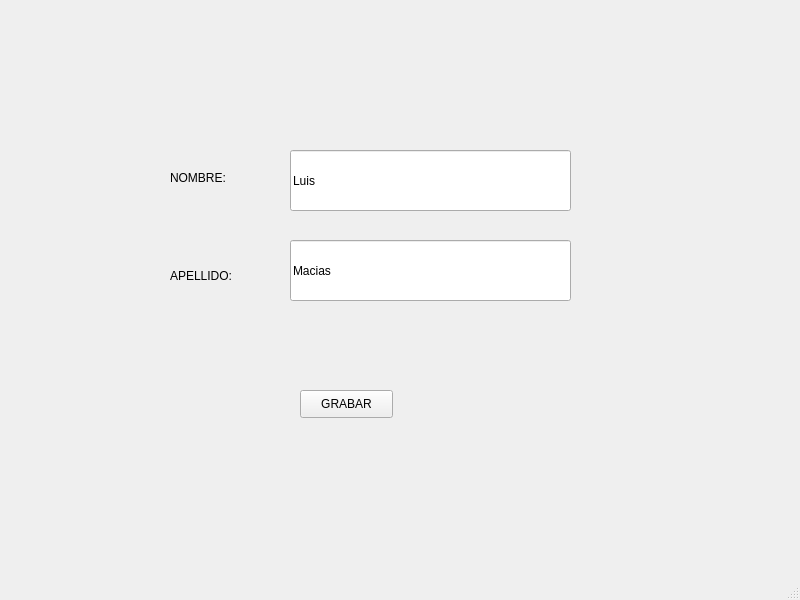
<?xml version="1.0" encoding="UTF-8"?>
<ui version="4.0">
 <class>vtn_principal</class>
 <widget class="QMainWindow" name="vtn_principal">
  <property name="geometry">
   <rect>
    <x>0</x>
    <y>0</y>
    <width>800</width>
    <height>600</height>
   </rect>
  </property>
  <property name="windowTitle">
   <string>ventana principal</string>
  </property>
  <widget class="QWidget" name="centralwidget">
   <widget class="QLineEdit" name="txt_nombre">
    <property name="geometry">
     <rect>
      <x>290</x>
      <y>150</y>
      <width>281</width>
      <height>61</height>
     </rect>
    </property>
    <property name="text">
     <string>Luis</string>
    </property>
   </widget>
   <widget class="QLineEdit" name="txt_apellido">
    <property name="geometry">
     <rect>
      <x>290</x>
      <y>240</y>
      <width>281</width>
      <height>61</height>
     </rect>
    </property>
    <property name="text">
     <string>Macias</string>
    </property>
   </widget>
   <widget class="QLabel" name="lbl_nombre">
    <property name="geometry">
     <rect>
      <x>170</x>
      <y>170</y>
      <width>55</width>
      <height>16</height>
     </rect>
    </property>
    <property name="text">
     <string>NOMBRE:</string>
    </property>
   </widget>
   <widget class="QLabel" name="lbl_apellido">
    <property name="geometry">
     <rect>
      <x>170</x>
      <y>260</y>
      <width>61</width>
      <height>31</height>
     </rect>
    </property>
    <property name="text">
     <string>APELLIDO:</string>
    </property>
   </widget>
   <widget class="QPushButton" name="vtn_grabar">
    <property name="geometry">
     <rect>
      <x>300</x>
      <y>390</y>
      <width>93</width>
      <height>28</height>
     </rect>
    </property>
    <property name="text">
     <string>GRABAR</string>
    </property>
   </widget>
  </widget>
  <widget class="QMenuBar" name="menubar">
   <property name="geometry">
    <rect>
     <x>0</x>
     <y>0</y>
     <width>800</width>
     <height>26</height>
    </rect>
   </property>
  </widget>
  <widget class="QStatusBar" name="statusbar"/>
 </widget>
 <resources/>
 <connections/>
</ui>
